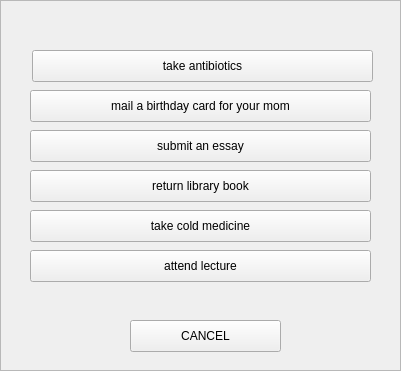
     <widget class="QFrame" name="taskWindow">
      <property name="geometry">
       <rect>
        <x>830</x>
        <y>160</y>
        <width>401</width>
        <height>371</height>
       </rect>
      </property>
      <property name="styleSheet">
       <string notr="true">#taskWindow {
background-color: rgb(220, 130, 242)
}</string>
      </property>
      <property name="frameShape">
       <enum>QFrame::StyledPanel</enum>
      </property>
      <property name="frameShadow">
       <enum>QFrame::Raised</enum>
      </property>
      <widget class="QPushButton" name="antibioTask">
       <property name="geometry">
        <rect>
         <x>32</x>
         <y>50</y>
         <width>341</width>
         <height>32</height>
        </rect>
       </property>
       <property name="text">
        <string>take antibiotics</string>
       </property>
      </widget>
      <widget class="QPushButton" name="momTask">
       <property name="geometry">
        <rect>
         <x>30</x>
         <y>90</y>
         <width>341</width>
         <height>32</height>
        </rect>
       </property>
       <property name="text">
        <string>mail a birthday card for your mom</string>
       </property>
      </widget>
      <widget class="QPushButton" name="essayTask">
       <property name="geometry">
        <rect>
         <x>30</x>
         <y>130</y>
         <width>341</width>
         <height>32</height>
        </rect>
       </property>
       <property name="text">
        <string>submit an essay</string>
       </property>
      </widget>
      <widget class="QPushButton" name="bookTask">
       <property name="geometry">
        <rect>
         <x>30</x>
         <y>170</y>
         <width>341</width>
         <height>32</height>
        </rect>
       </property>
       <property name="text">
        <string>return library book</string>
       </property>
      </widget>
      <widget class="QPushButton" name="medicineTask">
       <property name="geometry">
        <rect>
         <x>30</x>
         <y>210</y>
         <width>341</width>
         <height>32</height>
        </rect>
       </property>
       <property name="text">
        <string>take cold medicine</string>
       </property>
      </widget>
      <widget class="QPushButton" name="cancelTask">
       <property name="geometry">
        <rect>
         <x>130</x>
         <y>320</y>
         <width>151</width>
         <height>32</height>
        </rect>
       </property>
       <property name="text">
        <string>CANCEL</string>
       </property>
      </widget>
      <widget class="QPushButton" name="lectureTask">
       <property name="geometry">
        <rect>
         <x>30</x>
         <y>250</y>
         <width>341</width>
         <height>32</height>
        </rect>
       </property>
       <property name="text">
        <string>attend lecture</string>
       </property>
      </widget>
     </widget>
